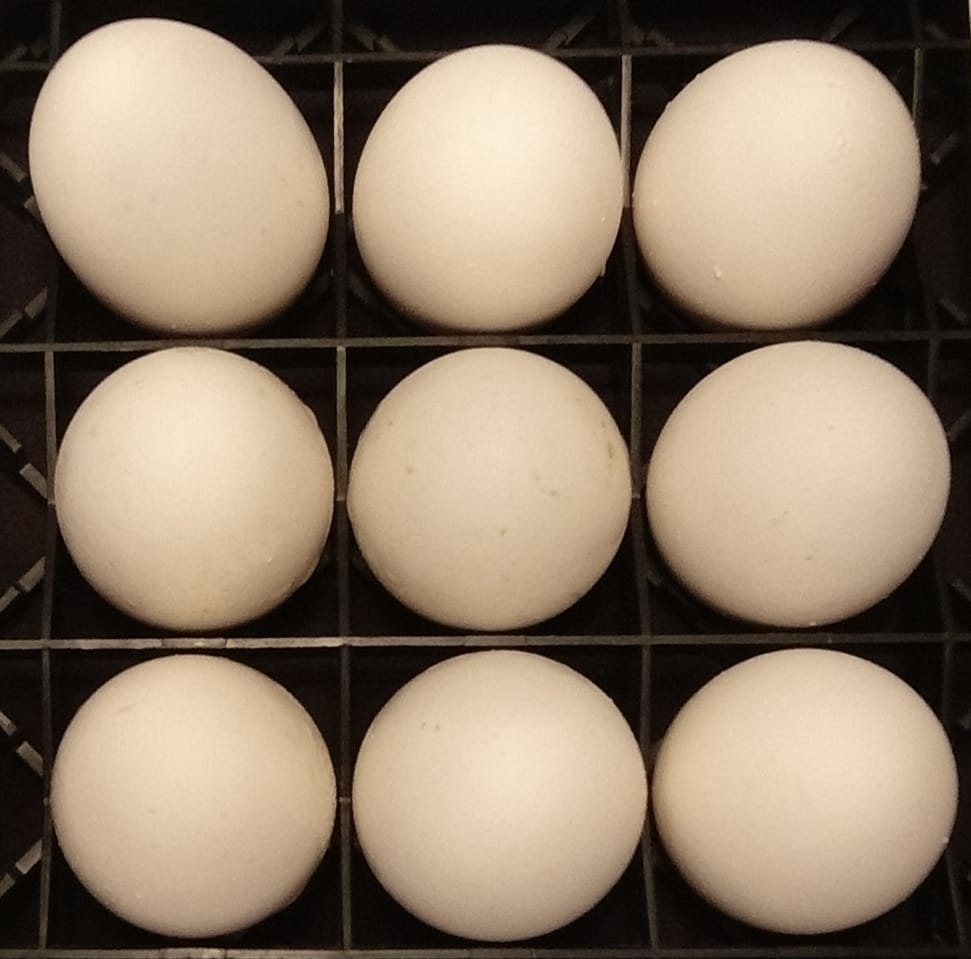
#> input picture black_bg_1.jpg, 971 x 959 px, given in place of the camera
$ python axes_utils.py
#> lines starting #> are read from the running program, lines starting #| are printed output that depends on the picture; after the words box and inside, x2 and y2 are one past the last pixel; in counts of white or black regions, pixels touching at a corner belong together
#> further down, img is the input picture: shape (959, 971, 3); mean B, G, R 105.1, 124.5, 142
import cv2
import numpy as np
import matplotlib.pyplot as plt


def resize(image):
    (h, w) = image.shape[:2]
    hw_ratio = h/w
    pixels = 518400
    h, w = (int(np.sqrt(hw_ratio*pixels)), int(np.sqrt(pixels/hw_ratio)))
    return cv2.resize(image, (w, h))


def get_ellipses(image, debug = False):
#> called with debug = True
    shape = image.shape[:2]
#> shape = (959, 971)
    image = cv2.cvtColor(image, cv2.COLOR_BGR2GRAY)
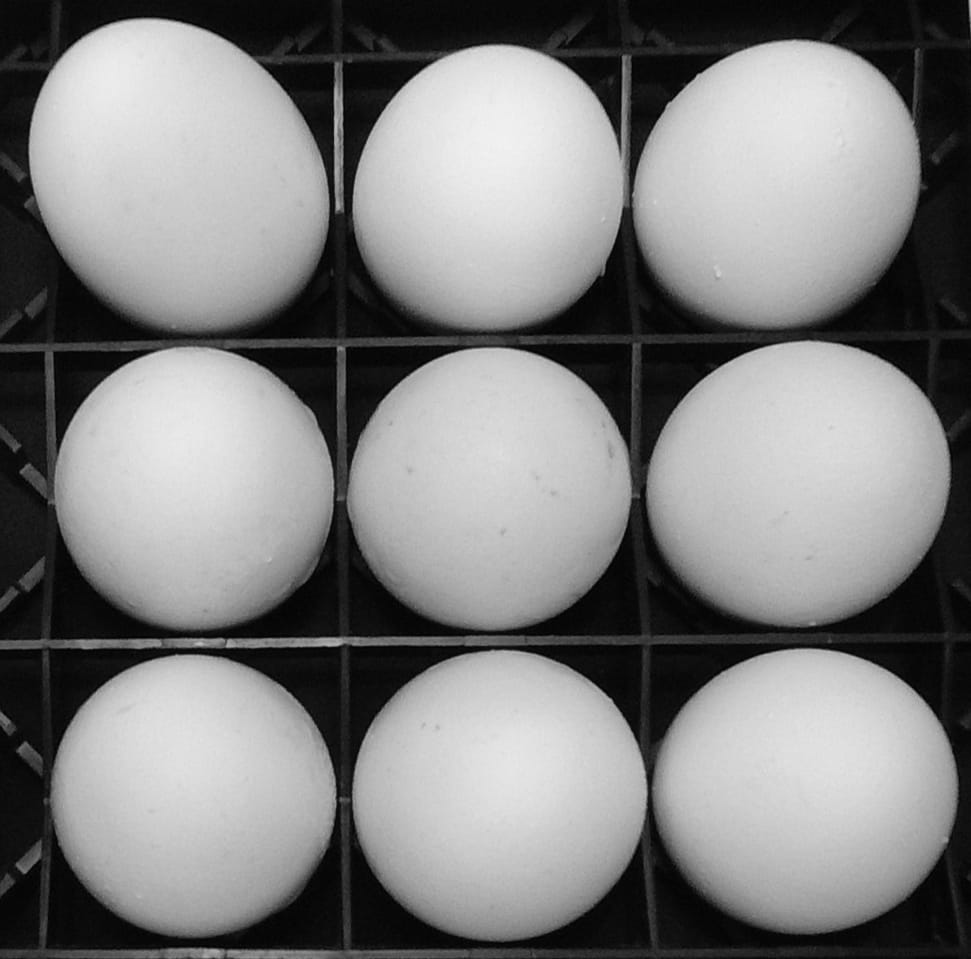
#> image: shape (959, 971); min 1, max 241, mean 127.5
    pixel_values = image.reshape((-1, 1))
    pixel_values = np.float32(pixel_values)
    criteria = (cv2.TERM_CRITERIA_EPS + cv2.TERM_CRITERIA_MAX_ITER, 100, 0.2)

    # number of clusters (K)
    k = 2
    _, labels, (centers) = cv2.kmeans(pixel_values, k, None, criteria, 10, cv2.KMEANS_RANDOM_CENTERS)
#> centers = [190.6, 23.92]
    centers = np.uint8(centers)
#> centers = [190, 23]

    labels = labels.flatten()
    segmented_image = centers[labels]
    segmented_image = segmented_image.reshape(shape)
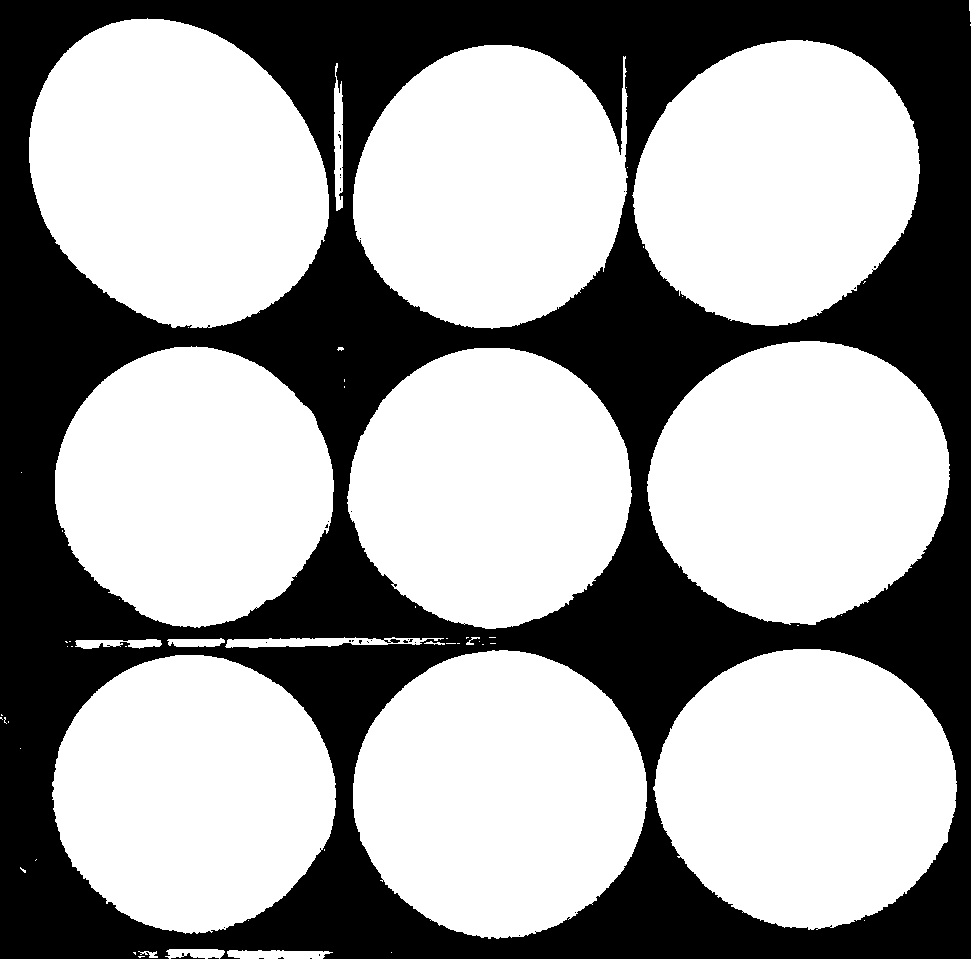
#> segmented_image: shape (959, 971); values 23 (black) and 190 (white), 62.2% white; 34 black regions (32 under 20 px), largest, box (x1, y1, x2, y2) and area: (0, 0, 971, 959) 352142, (171, 953, 205, 959) 71

    el_1 = cv2.getStructuringElement(cv2.MORPH_RECT, (5, 5))
    segmented_image = cv2.erode(segmented_image, el_1, iterations=3)
#> segmented_image: shape (959, 971); values 23 (black) and 190 (white), 55% white; 1 black region, box (x1, y1, x2, y2) and area: (0, 0, 971, 959) 419106
    if debug:
        cv2.imshow("segmented", segmented_image)
    # Canny Edge Detection
    edges = cv2.Canny(image=segmented_image, threshold1=20, threshold2=50)  # Canny Edge Detection
#> edges: shape (959, 971); 0.86% white in thin lines or dots

    el_2 = cv2.getStructuringElement(cv2.MORPH_RECT, (3, 3))
    # Display Canny Edge Detection Image
    edges = cv2.dilate(edges, el_2, iterations=1)
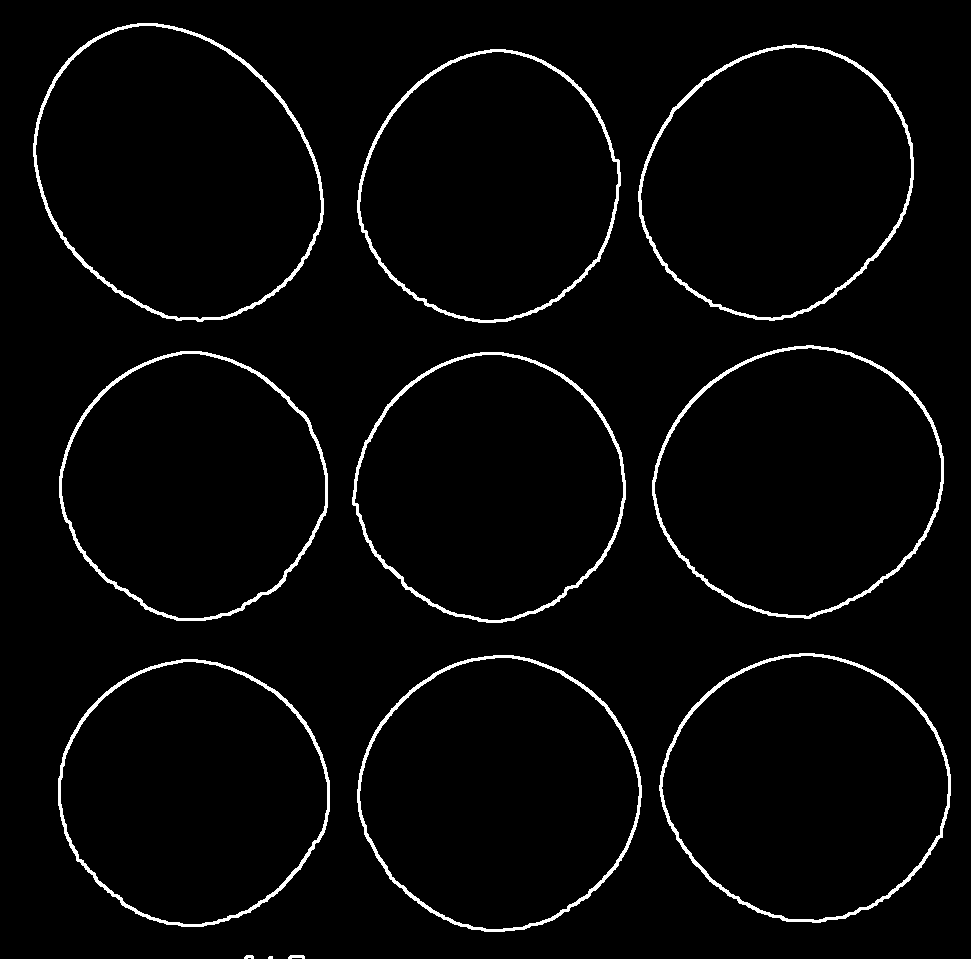
#> edges: shape (959, 971); 3% white; 12 white regions (1 under 20 px)

    contours, hierarchy = cv2.findContours(edges, cv2.RETR_TREE, cv2.CHAIN_APPROX_SIMPLE)
#> contours = 21 contours, 1 with area under 20; largest, box (x1, y1, x2, y2) and area: (33, 23, 324, 322) 64830, (35, 25, 322, 320) 62360, (652, 345, 944, 619) 60187, (357, 655, 642, 932) 60002, (659, 653, 951, 923) 59635
    if debug:
        cv2.imshow("Edges", edges)

    big_contours_ind = []
    ellipses = []
    for i, contour in enumerate(contours):
        if cv2.arcLength(contour, True) > 70 and cv2.contourArea(contour) != 0:
            x, y, w, h = cv2.boundingRect(contour)
            if w*h > 10000:
                big_contours_ind.append(i)
#> this loop made 21 passes
#> (x, y, w, h) on passes 4 to 15: (58, 659, 272, 268), (60, 661, 268, 264), (357, 655, 285, 277), (359, 657, 281, 273), (659, 653, 292, 270), (661, 655, 288, 266), (352, 352, 274, 271), (354, 354, 270, 267), (59, 351, 269, 270), (61, 353, 265, 266), (652, 345, 292, 274), (654, 347, 288, 270)
#> after the loop, big_contours_ind = [3, 4, 5, 6, 7, 8, 9, 10, 11, 12, 13, 14, 15, 16, 17, 18, 19, 20]

    canvas = np.zeros(shape)
    for ind in big_contours_ind:
        if hierarchy[0][ind][3] not in big_contours_ind:
            ellipse = cv2.fitEllipse(contours[ind])
            ellipses.append(ellipse)
            cv2.ellipse(canvas, ellipse, (255, 255, 0))
        cv2.imshow("Ellipses", canvas)
#> this loop made 18 passes
#> ellipse on passes 1, 3, 5, 7, 9, 11, 13, 15, 17: ((192.4, 792.3), (262.6, 268.6), 99.98), ((499.2, 792.9), (272.5, 279.8), 84.99), ((806.6, 786.7), (264.5, 286.5), 94.55), ((490.4, 486.6), (265.2, 268.2), 68.49), ((193.1, 485), (262.3, 264.5), 142.4), ((799.1, 479.9), (263.6, 289.8), 70.46), ((490, 187.4), (254.8, 272.3), 21.39), ((776.8, 180.8), (252.5, 286.6), 45.96), ((176.2, 172.7), (261.3, 315.6), 139.6)
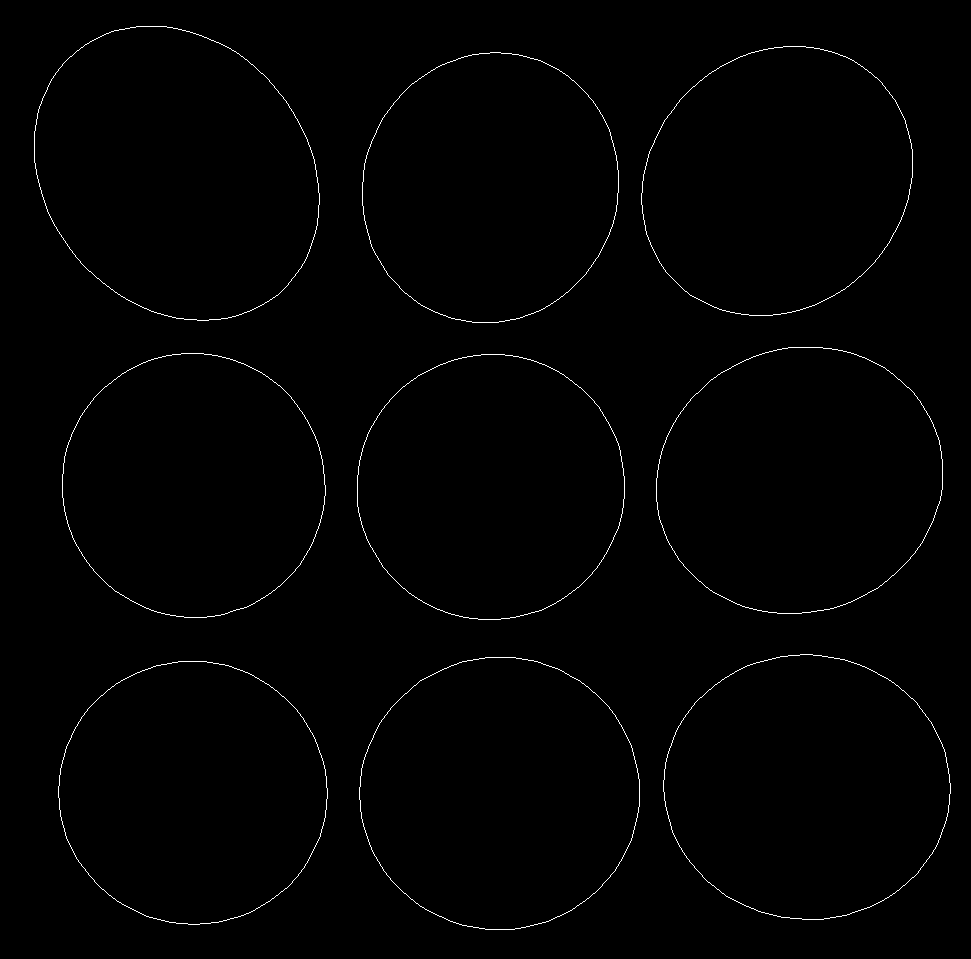
#> canvas: shape (959, 971) float64; 0.74% white in thin lines or dots, all inside (x1, y1, x2, y2) = (34, 26, 951, 930)
#> after the loop, ellipses = 9 items

    if debug:
        used_contours = []
        canvas = np.zeros(shape)
        for ind in big_contours_ind:
            used_contours.append(contours[ind])
#> this loop made 18 passes
#> after the loop, used_contours = 18 contours; largest, box (x1, y1, x2, y2) and area: (33, 23, 324, 322) 64830, (35, 25, 322, 320) 62360, (652, 345, 944, 619) 60187, (357, 655, 642, 932) 60002, (659, 653, 951, 923) 59635
        cv2.drawContours(canvas, used_contours, -1, (0, 0, 255), 1)
#> canvas: shape (959, 971) float64; every value is 0
        cv2.imshow("Edges", edges)
        cv2.imshow("Contours", canvas)

    return ellipses


def in_ellipse(point_coords, ellipse):
    (px, py) = point_coords
    elx, ely = ellipse[0]
    ell_radii = ellipse[1]
    ell_angle = ellipse[2]*np.pi/180
    return ((np.cos(ell_angle)*(px - elx) + np.sin(ell_angle)*(py-ely))**2)/(ell_radii[0]**2) +\
           ((np.sin(ell_angle)*(px - elx) - np.cos(ell_angle)*(py-ely))**2)/(ell_radii[1]**2) < 1


def fit_ellipse():
    pass


def get_direction():
    pass


if __name__ == "__main__":
    vid = cv2.VideoCapture(1)
    while True:
        ret, img = vid.read()
        cv2.imshow("og", img)
        ellipses = get_ellipses(img, True)
#> ellipses = 9 items
        if cv2.waitKey(1) & 0xFF == ord('q'):
#> (key q is pressed here)
            break
